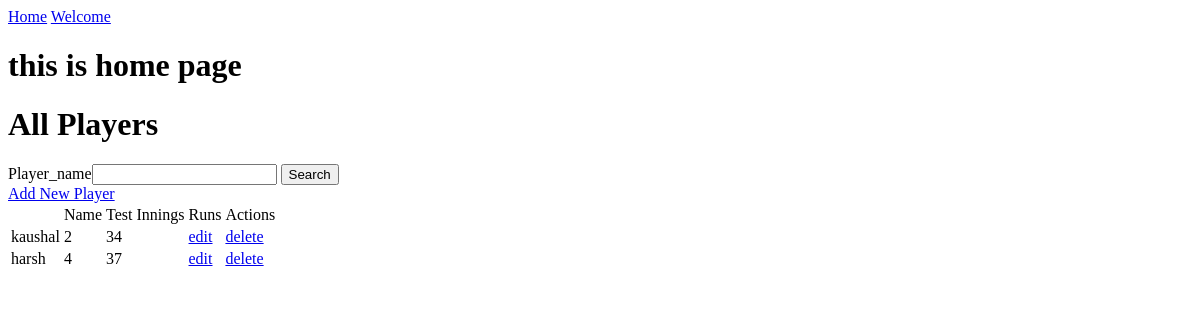
Page /home/ on the earlier database version.
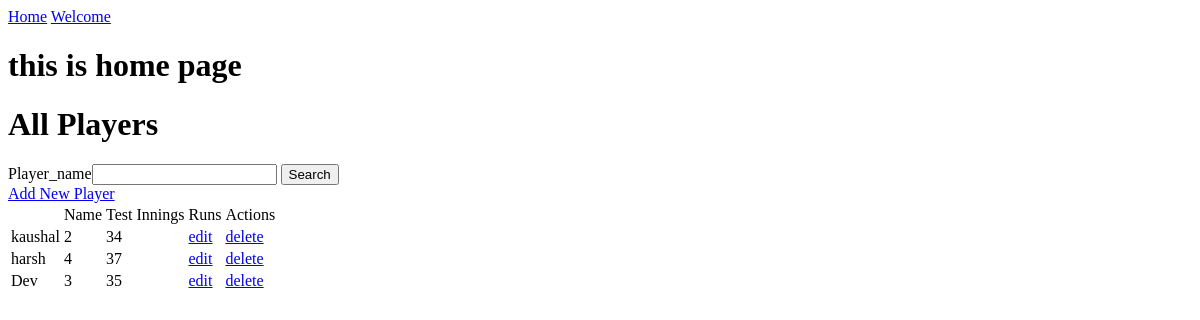
Same page on the later database version.
### playerapp/models.py (models this page shows, shortened)
class Player(models.Model):
    name=models.CharField()
    innings = models.IntegerField()
    runs= models.IntegerField()

### playerapp/views.py (the view)
# urls.py: 2. Add a URL to urlpatterns:  path('', views.home, name='home')
def home(request):
    search=request.GET.get('name')
    if search:
        play=Player.objects.filter(name__icontains=search)
    else:
        play=Player.objects.all()
    return render(request,'home.html',{'play':play})

### playerapp/templates/home.html (shortened to what this page needs)
{% extends "base.html" %}
    {% block body %}
    <h1>this is home page</h1>
    <h1>All Players</h1>
    <form action="",method="get">
        Player_name<input type='text' name='name'></input>
        <button type='submit' value="Search">Search</button>
    </form>
    <a href="{% url "add" %}">Add New Player</a>
    <table>
    <thead>
        <th>
            <td>Name</td>
            <td>Test Innings</td>
            <td>Runs</td>
            <td>Actions</td>
        </th>
    </thead>
    <tbody>
        {% for i in play %}
        <tr>
            <td>{{i.name}}</td>
            <td>{{i.innings}}</td>
            <td>{{i.runs}}</td>
            <td><a href="{% url "edit" i.id%}">edit</a></td>
            <td><a href="{% url "dele" i.id%}">delete</a></td>
        </tr>
        {% endfor %}
    </tbody>
    </table>
    {% endblock body %}

### playerapp/templates/base.html (shortened to what this page needs)
<!DOCTYPE html>
<html>
    <head>
        <link rel="stylesheet" href="">
    </head>
    <body>
        <nav>
            <a href="{% url 'home' %}">Home</a>
            <a href="{% url 'welcome' %}">Welcome</a>
        </nav>
        {% block body %}
        {% endblock body %}
    </body>
</html>

Differences in the rows shown:
added Player: name "Dev", innings "3", runs "35"
